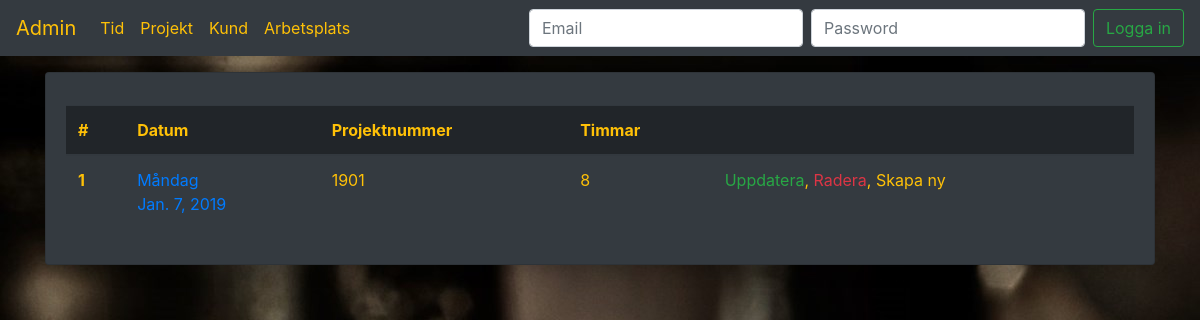
/tid/list/, run on an earlier commit of the app's database.
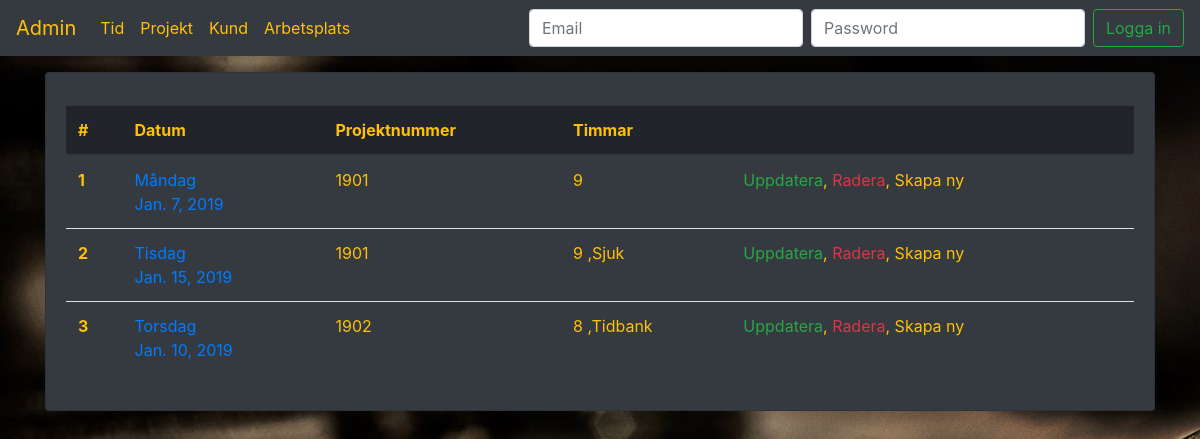
And on a later commit of the database.
### tid_rapport/models.py (models this page shows, shortened)
class Tid(models.Model):
    datum = models.DateField()
    projektnr = models.ForeignKey("Projekt", on_delete=models.CASCADE)
    timmar = models.IntegerField(default=0)
    arbete = models.BooleanField(default=True)
    sjuk = models.BooleanField(default=False)
    tidbank = models.BooleanField(default=False)
    def get_weekday(self):
        weekday = datetime.date.weekday(self.datum)
        if weekday == 0:
            return "Måndag"
        elif weekday == 1:
            return "Tisdag"
        elif weekday == 2:
            return "Onsdag"
        elif weekday == 3:
            return "Torsdag"
        elif weekday == 4:
            return "Fredag"
        elif weekday == 5:
            return "Lördag"
        elif weekday == 6:
            return "Söndag"
    def get_absolute_url(self):
        return reverse("tid_rapport:tid_detail", kwargs={"pk": self.pk})

class Projekt(models.Model):
    projektnr = models.IntegerField(default=1900)
    arbetsplats = models.ForeignKey("Arbetsplats", on_delete=models.CASCADE, null=True)
    kund = models.ForeignKey("Kund", on_delete=models.CASCADE, null=True)
    def __str__(self):
        return str(self.projektnr)

### tid_rapport/views.py (the view)
# urls.py: path("tid/list/", TidList.as_view(), name="tid_list"),
class TidList(ListView):
    template_name = "tid/tid_list.html"
    model = Tid
    context_object_name = "tider"

### tid_rapport/templates/tid/tid_list.html (shortened to what this page needs)
{% extends 'base.html' %}
    {% block body_block %}
        <table class="table table-hover">
            <thead class="thead-dark">
                <tr>
                    <th class="text-warning" scope="col">#</th>
                    <th class="text-warning" scope="col">Datum</th>
                    <th class="text-warning" scope="col">Projektnummer</th>
                    <th class="text-warning" scope="col">Timmar</th>
                    <th class="text-warning" scope="col"></th>
                </tr>
            </thead>
            <tbody>
                {% for tid in tider %}
                    <tr>
                        <th scope="col">{{ forloop.counter }}</th>
                        <td><a href="{{ tid.get_absolute_url }}">{{ tid.get_weekday }}<br>{{ tid.datum }}</a></td>
                        <td>{{ tid.projektnr }}</td>
                        <td>{{ tid.timmar }}
                            {% if tid.sjuk %}
                                ,Sjuk
                            {% elif tid.tidbank %}
                                ,Tidbank
                            {% endif %}
                        </td>
                        <td><a class="text-success" href="{{ tid.get_absolute_url }}update/">Uppdatera</a>,
                            <a class="text-danger" href="{{ tid.get_absolute_url }}delete/">Radera</a>,
                            <a class="text-warning" href="{% url 'tid_rapport:tid_create' %}">Skapa ny</a>
                        </td>
                    </tr>
                {% endfor %}
            </tbody>
        </table>
    {% endblock %}

### tid_rapport/templates/base.html (shortened to what this page needs)
<!doctype html>
{% load staticfiles %}
<html lang="en">
  <head>
    <link rel="stylesheet" href="{% static 'tid_rapport/css/style.css' %}">
    <link rel="stylesheet" href="https://stackpath.bootstrapcdn.com/bootstrap/4.1.3/css/bootstrap.min.css">
  </head>
  <body>
    <nav class="navbar fixed-top navbar-expand-lg navbar-dark bg-dark">
      <a class="navbar-brand text-warning" href="{% url 'admin:index' %}">Admin</a>
      <div class="collapse navbar-collapse" id="navbarSupportedContent">
        <ul class="navbar-nav mr-auto">
          <li class="nav-item">
            <a class="nav-link text-warning" href="{% url 'tid_rapport:tid_list' %}">Tid</a>
          </li>
          <li class="nav-item">
            <a class="nav-link text-warning" href="{% url 'tid_rapport:projekt_list' %}">Projekt</a>
          </li>
          <li class="nav-item">
            <a class="nav-link text-warning" href="{% url "tid_rapport:kund_list"%}">Kund</a>
          </li>
          <li class="nav-item">
            <a class="nav-link text-warning" href="{% url 'tid_rapport:arbetsplats_list' %}">Arbetsplats</a>
          </li>
        </ul>
        <form class="form-inline my-2 my-lg-0">
          <input class="form-control mr-sm-2" type="email" placeholder="Email" aria-label="Email">
          <input class="form-control mr-sm-2" type="password" placeholder="Password" aria-label="Password">
          <button class="btn btn-outline-success my-2 my-sm-0" type="submit">Logga in</button>
        </form>
      </div>
    </nav>
  <br>
  <div class="container">
      <div class="card bg-dark mt-5 text-warning shadow">
        <div class="card-body">
            {% block body_block %}
            {% endblock %}
        </div>
      </div>
  </div>
  </body>
</html>

### tid_rapport/static/tid_rapport/css/style.css (style rules this page uses)
body { background: white url("../img/clock.jpg") no-repeat; }

What changed in the data, as far as the page shows it:
changed Tid "Måndag": timmar "8" → "9"
added Tid: get_weekday "Tisdag", datum "Jan. 15, 2019", projektnr "1901", timmar "9", sjuk ",Sjuk"
added Tid: get_weekday "Torsdag", datum "Jan. 10, 2019", projektnr "1902", timmar "8", sjuk ",Tidbank"
